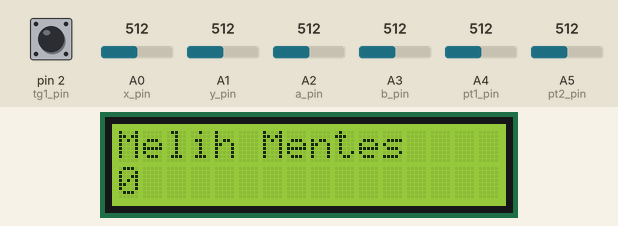
Bench run of a sketch on a simulated Arduino Uno, built with avr-gcc and run on an emulated ATmega328P. On the bench: 16×2 character LCD. The test bench sets the inputs (shaded band); at power-on: A0 (x_pin) = 512, pin 2 (tg1_pin) HIGH, A1 (y_pin) = 512, A2 (a_pin) = 512, A3 (b_pin) = 512, A4 (pt1_pin) = 512, A5 (pt2_pin) = 512. No radio packets arrive unless stated; what the sketch prints to the serial monitor is not drawn.

Above: at 0.1 s.
At 1.2 s:
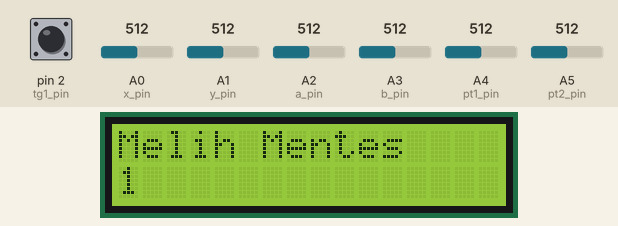
1.3 s: A0 (x_pin) set to 108
At 2.8 s:
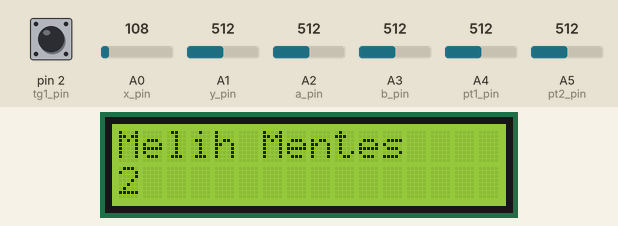
4.3 s: A0 (x_pin) set to 91
Timing chart, 0 to 7.3 s (numbered marks = the images above; inputs shaded):
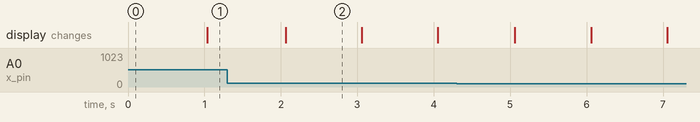

Measured:
- what the display in image 2 shows lasts 1.0 s, from 2.1 s to 3.1 s

The sketch:

Controller_Arduino_Code.ino
```cpp
/*
Emre Kalem, 04.2025 Eskisehir,Turkiye

CE Pin: 9,
CSN Pin: 10,
SCK Pin: 13,
MOSI Pin: 11
MISO Pin: 12


Before uploading please install RF24 Library,
--> Sketch / Include Library / Manage Libraries / Search RF24 by TMRh20 / Install

*/

#include <LiquidCrystal.h>
#include  <SPI.h>
#include "nRF24L01.h"
#include "RF24.h"

const int rs = 3, en = 4, d4 = 5, d5 = 6, d6 = 7, d7 = 8;
LiquidCrystal lcd(rs, en, d4, d5, d6, d7);

int message[10];

int x;
int y;
int a;
int b;
int sw1;
int sw2;
int tg1;
int tg2;
int pt1;
int pt2;

const int x_pin = A0; // Joystick1 X Axis
const int y_pin = A1; // Joystick1 Y Axis
const int a_pin = A2; // Joystick2 X Axis
const int b_pin = A3; // Joystick2 Y Axis
const int pt1_pin = A4; // pot 1
const int pt2_pin = A5; // pot 2

const int sw1_pin = 4; // Joystick 1 Switch
const int sw2_pin = 5; // Joystick 2 Switch
const int tg1_pin = 2; // toggle switch 1
const int tg2_pin = 3; // toggle switch 2


RF24 transmitter(9,10);  //CE-CSN
const uint64_t kanal = 0xE8E8F0F0E1LL;


void setup()
{
  pinMode(x_pin, INPUT);
  pinMode(y_pin, INPUT);
  pinMode(a_pin, INPUT);
  pinMode(b_pin, INPUT);
  pinMode(pt1_pin, INPUT);
  pinMode(pt2_pin, INPUT);

  pinMode(sw1_pin, INPUT_PULLUP);
  pinMode(sw2_pin, INPUT_PULLUP);
  pinMode(tg1_pin, INPUT_PULLUP);
  pinMode(tg2_pin, INPUT_PULLUP);

  Serial.begin(9600);
  transmitter.begin();
  transmitter.openWritingPipe(kanal);
  lcd.begin(16, 2);
  lcd.print("Melih Mentes");


}

void loop()
{
  x = analogRead(x_pin);
  y = analogRead(y_pin);
  a = analogRead(a_pin);
  b = analogRead(b_pin);
  pt1 = analogRead(pt1_pin);
  pt2 = analogRead(pt2_pin);

  sw1 = digitalRead(sw1_pin);
  sw2 = digitalRead(sw2_pin);
  tg1 = digitalRead(tg1_pin);
  tg2 = digitalRead(tg2_pin);
  message[0] = x;
  message[1] = y;
  message[2] = a;
  message[3] = b;
  message[4] = pt1;
  message[5] = pt2;
  message[6] = tg1;
  message[7] = tg2;
  message[8] = sw1;
  message[9] = sw2;


  transmitter.write(message, sizeof(message));

  lcd.setCursor(0, 1);
  lcd.print(millis() / 1000);

  Serial.print(x);
  Serial.print(" ");
  Serial.print(y);
  Serial.print(" ");
  Serial.print(a);
  Serial.print(" ");
  Serial.print(b);
  Serial.print(" ");
  Serial.print(pt1);
  Serial.print(" ");
  Serial.print(pt2);
  Serial.print(" ");
  Serial.print(tg1);
  Serial.print(" ");
  Serial.print(tg2);
  Serial.print(" ");
  Serial.print(sw1);
  Serial.print(" ");
  Serial.println(sw2);

}
```
